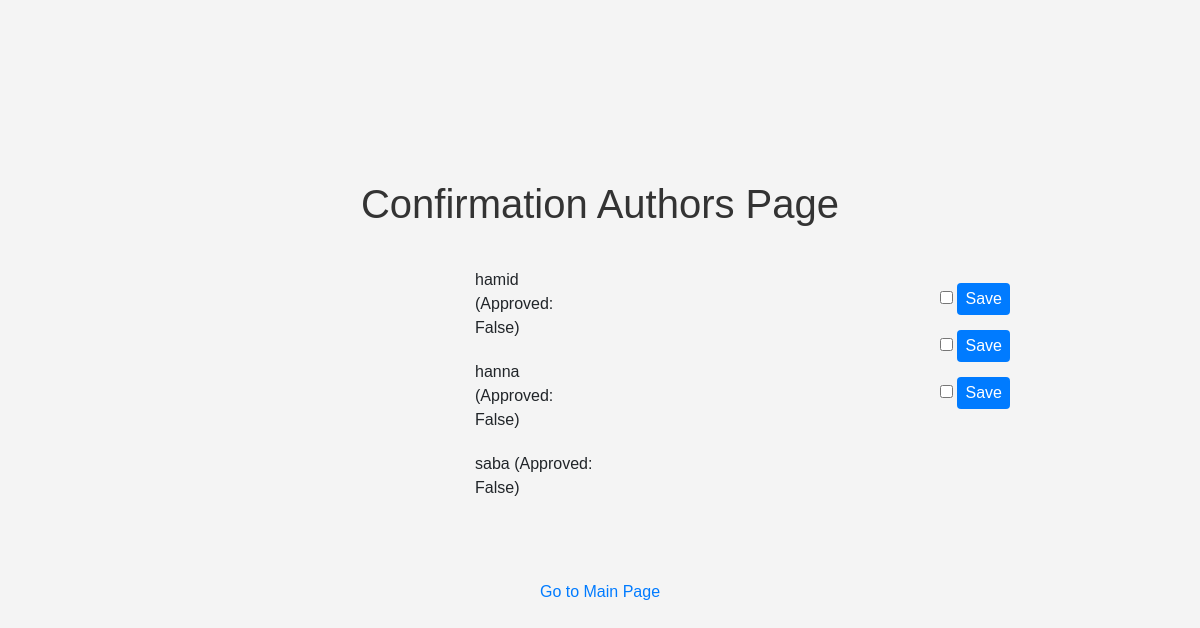
Page /user/confirmation/ on the committed database.
### authors/models.py (models this page shows, shortened)
class Profile_authors(models.Model):
    user = models.OneToOneField(User,on_delete=models.CASCADE,null=True,blank=True)
    username = models.CharField(max_length=200,blank=True,null=True)
    email = models.EmailField(max_length=500,blank=True,null=True)
    bio =  models.TextField(max_length=100,blank=True,null=True)
    id = models.UUIDField(default=uuid.uuid4 , unique=True,primary_key=True,editable=False)
    confirmation = models.BooleanField(default=False)

### authors/views.py (the view)
# urls.py: path('confirmation/', views.confirmationauthors, name='confirmation'),
def confirmationauthors (request):
    profiles = Profile_authors.objects.filter(confirmation=False)
    forms = []
    if request.method == 'POST':
        for profile in profiles:
            form = ProfileConfirmationForm (request.POST, instance=profile)
            if form.is_valid():
                form.save()
                return redirect('confirmation')
    else:
        for profile in profiles:
            forms.append(ProfileConfirmationForm (instance=profile))
    return render(request,'confirm_account.html',{'profiles': profiles, 'forms': forms})

### authors/templates/confirm_account.html (shortened to what this page needs)
<!DOCTYPE html>
<html lang="en">
<head>
    <link rel="stylesheet" href="https://maxcdn.bootstrapcdn.com/bootstrap/4.0.0/css/bootstrap.min.css">
</head>
<body>
    <div id="content-wrapper">
        <h1>Confirmation Authors Page</h1>
        <div class="container">
            <div class="comment">
                <ul>
                    {% for profile in profiles %}
                        <li>{{ profile.username }}  (Approved: {{ profile.confirmation }})</li>
                    {% endfor %}
                </ul>
            </div>
            <div class="form">
                {% for form in forms %}
                    <form method="post" action="{% url 'confirmation' %}">
                        {{ form.confirmation }}
                        <button type="submit">Save</button>
                    </form>
                {% endfor %}
            </div>
        </div>
        <p><a href="{% url 'essay_list' %}">Go to Main Page</a></p>
    </div>
</body>
</html>

### authors/templates/confirm_account.html (style rules this page uses)
body { font-family: 'Arial', sans-serif; background-color: #f4f4f4; margin: 0; padding: 0; display: flex; justify-content: center; align-items: center; min-height: 100vh; }
#content-wrapper { width: 80%; }
h1 { text-align: center; color: #333; }
.container { display: flex; justify-content: space-between; margin: 20px; }
.comment, .form { padding: 20px; margin-bottom: 20px; margin-left: 300px; }
.comment { width: 48%; }
.form { width: 48%; }
ul { list-style-type: none; padding: 0; }
li { margin-bottom: 20px; }
form { margin-top: 15px; }
button { background-color: #007bff; color: #fff; padding: 4px 8px; border: none; border-radius: 4px; cursor: pointer; }
p { text-align: center; margin-top: 20px; }
a { color: #007bff; text-decoration: none; }

### rows in the picture
Profile_authors: username "hamid", confirmation "False"
Profile_authors: username "hanna", confirmation "False"
Profile_authors: username "saba", confirmation "False"
